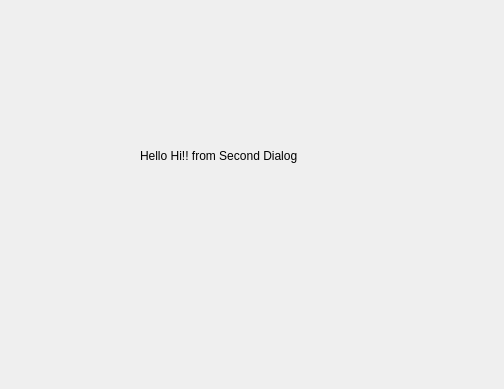
<?xml version="1.0" encoding="UTF-8"?>
<ui version="4.0">
 <class>SecDialog</class>
 <widget class="QDialog" name="SecDialog">
  <property name="geometry">
   <rect>
    <x>0</x>
    <y>0</y>
    <width>504</width>
    <height>389</height>
   </rect>
  </property>
  <property name="windowTitle">
   <string>Dialog</string>
  </property>
  <widget class="QLabel" name="label">
   <property name="geometry">
    <rect>
     <x>140</x>
     <y>110</y>
     <width>211</width>
     <height>91</height>
    </rect>
   </property>
   <property name="text">
    <string>Hello Hi!! from Second Dialog</string>
   </property>
   <property name="wordWrap">
    <bool>true</bool>
   </property>
  </widget>
 </widget>
 <resources/>
 <connections/>
</ui>
